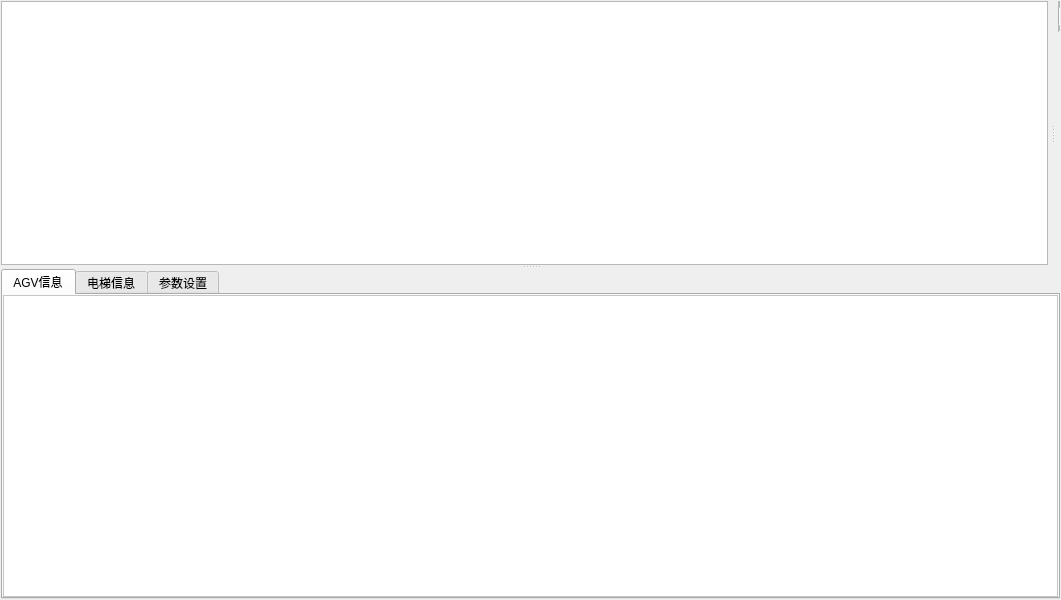
<?xml version="1.0" encoding="UTF-8"?>
<ui version="4.0">
 <class>SubWidget</class>
 <widget class="QWidget" name="SubWidget">
  <property name="geometry">
   <rect>
    <x>0</x>
    <y>0</y>
    <width>1061</width>
    <height>600</height>
   </rect>
  </property>
  <property name="sizePolicy">
   <sizepolicy hsizetype="Expanding" vsizetype="Expanding">
    <horstretch>0</horstretch>
    <verstretch>0</verstretch>
   </sizepolicy>
  </property>
  <property name="sizeIncrement">
   <size>
    <width>0</width>
    <height>0</height>
   </size>
  </property>
  <property name="mouseTracking">
   <bool>true</bool>
  </property>
  <property name="focusPolicy">
   <enum>Qt::NoFocus</enum>
  </property>
  <property name="windowTitle">
   <string>Form</string>
  </property>
  <layout class="QGridLayout" name="gridLayout_2">
   <property name="leftMargin">
    <number>1</number>
   </property>
   <property name="topMargin">
    <number>1</number>
   </property>
   <property name="rightMargin">
    <number>1</number>
   </property>
   <property name="bottomMargin">
    <number>1</number>
   </property>
   <property name="spacing">
    <number>1</number>
   </property>
   <item row="0" column="0">
    <widget class="QSplitter" name="splitter_3">
     <property name="orientation">
      <enum>Qt::Vertical</enum>
     </property>
     <widget class="QSplitter" name="splitter_2">
      <property name="orientation">
       <enum>Qt::Horizontal</enum>
      </property>
      <property name="handleWidth">
       <number>10</number>
      </property>
      <widget class="DrawView" name="graphicsView">
       <property name="sizePolicy">
        <sizepolicy hsizetype="Expanding" vsizetype="Expanding">
         <horstretch>0</horstretch>
         <verstretch>0</verstretch>
        </sizepolicy>
       </property>
       <property name="mouseTracking">
        <bool>false</bool>
       </property>
      </widget>
      <widget class="QSplitter" name="SubSplitterConnect">
       <property name="sizePolicy">
        <sizepolicy hsizetype="Minimum" vsizetype="Minimum">
         <horstretch>0</horstretch>
         <verstretch>0</verstretch>
        </sizepolicy>
       </property>
       <property name="orientation">
        <enum>Qt::Vertical</enum>
       </property>
       <property name="handleWidth">
        <number>2</number>
       </property>
       <widget class="QFrame" name="frame">
        <property name="sizePolicy">
         <sizepolicy hsizetype="Minimum" vsizetype="Minimum">
          <horstretch>0</horstretch>
          <verstretch>0</verstretch>
         </sizepolicy>
        </property>
        <property name="maximumSize">
         <size>
          <width>16777215</width>
          <height>30</height>
         </size>
        </property>
        <property name="frameShape">
         <enum>QFrame::StyledPanel</enum>
        </property>
        <property name="frameShadow">
         <enum>QFrame::Raised</enum>
        </property>
        <widget class="QComboBox" name="tcp_lineEdit">
         <property name="geometry">
          <rect>
           <x>0</x>
           <y>5</y>
           <width>160</width>
           <height>21</height>
          </rect>
         </property>
         <property name="contextMenuPolicy">
          <enum>Qt::DefaultContextMenu</enum>
         </property>
         <property name="styleSheet">
          <string notr="true"/>
         </property>
         <property name="editable">
          <bool>true</bool>
         </property>
         <property name="text" stdset="0">
          <string/>
         </property>
        </widget>
        <widget class="QPushButton" name="tcp_connect_Button">
         <property name="geometry">
          <rect>
           <x>165</x>
           <y>5</y>
           <width>60</width>
           <height>20</height>
          </rect>
         </property>
         <property name="styleSheet">
          <string notr="true"/>
         </property>
         <property name="text">
          <string>连 接</string>
         </property>
        </widget>
        <widget class="QPushButton" name="tcp_disconnect_Button">
         <property name="geometry">
          <rect>
           <x>165</x>
           <y>5</y>
           <width>60</width>
           <height>20</height>
          </rect>
         </property>
         <property name="styleSheet">
          <string notr="true"/>
         </property>
         <property name="text">
          <string>断 开</string>
         </property>
        </widget>
        <widget class="QPushButton" name="mysteriousButton">
         <property name="geometry">
          <rect>
           <x>230</x>
           <y>5</y>
           <width>41</width>
           <height>21</height>
          </rect>
         </property>
         <property name="styleSheet">
          <string notr="true">background-color: rgba(0, 0, 0,0);
border:none;</string>
         </property>
         <property name="text">
          <string/>
         </property>
        </widget>
        <widget class="QPushButton" name="stop_playback_Button">
         <property name="geometry">
          <rect>
           <x>165</x>
           <y>5</y>
           <width>60</width>
           <height>20</height>
          </rect>
         </property>
         <property name="styleSheet">
          <string notr="true"/>
         </property>
         <property name="text">
          <string>停止回放</string>
         </property>
        </widget>
        <widget class="QPushButton" name="proto_tcp_connect_Button">
         <property name="geometry">
          <rect>
           <x>165</x>
           <y>5</y>
           <width>60</width>
           <height>20</height>
          </rect>
         </property>
         <property name="styleSheet">
          <string notr="true"/>
         </property>
         <property name="text">
          <string>连 接</string>
         </property>
        </widget>
       </widget>
       <widget class="QtTreePropertyBrowser" name="propertyEditor" native="true">
        <property name="sizePolicy">
         <sizepolicy hsizetype="Preferred" vsizetype="Preferred">
          <horstretch>0</horstretch>
          <verstretch>0</verstretch>
         </sizepolicy>
        </property>
        <property name="maximumSize">
         <size>
          <width>16777215</width>
          <height>16777215</height>
         </size>
        </property>
       </widget>
      </widget>
     </widget>
     <widget class="QTabWidget" name="tabWidget">
      <property name="currentIndex">
       <number>0</number>
      </property>
      <widget class="QWidget" name="tab">
       <attribute name="title">
        <string>AGV信息</string>
       </attribute>
       <layout class="QGridLayout" name="gridLayout">
        <property name="leftMargin">
         <number>0</number>
        </property>
        <property name="topMargin">
         <number>0</number>
        </property>
        <property name="rightMargin">
         <number>0</number>
        </property>
        <property name="bottomMargin">
         <number>0</number>
        </property>
        <item row="0" column="0">
         <widget class="QTableWidget" name="carInfo_tableWidget">
          <property name="sizePolicy">
           <sizepolicy hsizetype="Preferred" vsizetype="Expanding">
            <horstretch>0</horstretch>
            <verstretch>0</verstretch>
           </sizepolicy>
          </property>
          <property name="maximumSize">
           <size>
            <width>16777215</width>
            <height>16777215</height>
           </size>
          </property>
          <property name="sizeIncrement">
           <size>
            <width>0</width>
            <height>0</height>
           </size>
          </property>
          <property name="baseSize">
           <size>
            <width>0</width>
            <height>161</height>
           </size>
          </property>
          <property name="styleSheet">
           <string notr="true">QTableWidget::item:selected
{
    background:rgb(0,0,100);
    color:white;
}
QTableWidget
{
    background-color: rgb(255, 255, 255);
    alternate-background-color:#F2F8FF;

}
</string>
          </property>
          <property name="lineWidth">
           <number>0</number>
          </property>
          <property name="editTriggers">
           <set>QAbstractItemView::NoEditTriggers</set>
          </property>
          <property name="alternatingRowColors">
           <bool>true</bool>
          </property>
          <attribute name="horizontalHeaderMinimumSectionSize">
           <number>75</number>
          </attribute>
          <attribute name="horizontalHeaderDefaultSectionSize">
           <number>75</number>
          </attribute>
          <attribute name="verticalHeaderMinimumSectionSize">
           <number>25</number>
          </attribute>
          <attribute name="verticalHeaderDefaultSectionSize">
           <number>25</number>
          </attribute>
         </widget>
        </item>
       </layout>
      </widget>
      <widget class="QWidget" name="tab_lift">
       <attribute name="title">
        <string>电梯信息</string>
       </attribute>
       <layout class="QGridLayout" name="gridLayout_4">
        <item row="0" column="0">
         <widget class="QTableWidget" name="liftInfo_tableWidget">
          <attribute name="horizontalHeaderDefaultSectionSize">
           <number>82</number>
          </attribute>
          <attribute name="verticalHeaderMinimumSectionSize">
           <number>20</number>
          </attribute>
          <attribute name="verticalHeaderDefaultSectionSize">
           <number>20</number>
          </attribute>
          <column>
           <property name="text">
            <string>电梯序号</string>
           </property>
          </column>
          <column>
           <property name="text">
            <string>当前楼层</string>
           </property>
          </column>
          <column>
           <property name="text">
            <string>运行状态</string>
           </property>
          </column>
          <column>
           <property name="text">
            <string>任务AGV</string>
           </property>
          </column>
          <column>
           <property name="text">
            <string>起始楼层</string>
           </property>
          </column>
          <column>
           <property name="text">
            <string>目标楼层</string>
           </property>
          </column>
          <column>
           <property name="text">
            <string>开门状态</string>
           </property>
          </column>
          <column>
           <property name="text">
            <string>关门状态</string>
           </property>
          </column>
          <column>
           <property name="text">
            <string>空闲状态</string>
           </property>
          </column>
          <column>
           <property name="text">
            <string>内呼数据</string>
           </property>
          </column>
          <column>
           <property name="text">
            <string>外呼数据</string>
           </property>
          </column>
          <column>
           <property name="text">
            <string>电梯IP地址</string>
           </property>
          </column>
          <column>
           <property name="text">
            <string>电梯数据更新时间</string>
           </property>
          </column>
         </widget>
        </item>
       </layout>
      </widget>
      <widget class="QWidget" name="tab_2">
       <attribute name="title">
        <string>参数设置</string>
       </attribute>
       <layout class="QGridLayout" name="gridLayout_3">
        <item row="0" column="5">
         <widget class="QCheckBox" name="checkBox_endId">
          <property name="text">
           <string>目的站点</string>
          </property>
         </widget>
        </item>
        <item row="2" column="10">
         <widget class="QCheckBox" name="checkBox_carVersion">
          <property name="text">
           <string>程序版本</string>
          </property>
         </widget>
        </item>
        <item row="0" column="3">
         <widget class="QCheckBox" name="checkBox_cTime">
          <property name="text">
           <string>充电时间</string>
          </property>
         </widget>
        </item>
        <item row="0" column="7">
         <widget class="QCheckBox" name="checkBox_dir">
          <property name="text">
           <string>行驶方向</string>
          </property>
         </widget>
        </item>
        <item row="0" column="8">
         <widget class="QCheckBox" name="checkBox_speed">
          <property name="text">
           <string>行驶速度</string>
          </property>
         </widget>
        </item>
        <item row="0" column="6">
         <widget class="QCheckBox" name="checkBox_hight">
          <property name="text">
           <string>货叉高度</string>
          </property>
         </widget>
        </item>
        <item row="0" column="4">
         <widget class="QCheckBox" name="checkBox_startId">
          <property name="text">
           <string>起始站点</string>
          </property>
         </widget>
        </item>
        <item row="2" column="3">
         <widget class="QCheckBox" name="checkBox_IPaddr">
          <property name="text">
           <string>IP地址</string>
          </property>
         </widget>
        </item>
        <item row="2" column="8">
         <widget class="QCheckBox" name="checkBox_15min">
          <property name="text">
           <string>15分钟心跳</string>
          </property>
         </widget>
        </item>
        <item row="2" column="6">
         <widget class="QCheckBox" name="checkBox_1min">
          <property name="text">
           <string>1分钟心跳</string>
          </property>
         </widget>
        </item>
        <item row="2" column="0">
         <widget class="QCheckBox" name="checkBox_bSafe">
          <property name="text">
           <string>后安全防护</string>
          </property>
         </widget>
        </item>
        <item row="2" column="12">
         <widget class="QCheckBox" name="checkBox_carCT">
          <property name="text">
           <string>编译时间</string>
          </property>
         </widget>
        </item>
        <item row="0" column="12">
         <widget class="QCheckBox" name="checkBox_fSafe">
          <property name="text">
           <string>前安全防护</string>
          </property>
         </widget>
        </item>
        <item row="0" column="1">
         <widget class="QCheckBox" name="checkBox_battery">
          <property name="text">
           <string>电池电量</string>
          </property>
         </widget>
        </item>
        <item row="0" column="10">
         <widget class="QCheckBox" name="checkBox_curpoint">
          <property name="text">
           <string>当前站点</string>
          </property>
         </widget>
        </item>
        <item row="2" column="5">
         <widget class="QCheckBox" name="checkBox_batteryZD">
          <property name="text">
           <string>电池止当</string>
          </property>
         </widget>
        </item>
        <item row="0" column="0">
         <widget class="QCheckBox" name="checkBox_OL">
          <property name="text">
           <string>在线状态</string>
          </property>
         </widget>
        </item>
        <item row="2" column="7">
         <widget class="QCheckBox" name="checkBox_5min">
          <property name="text">
           <string>5分钟心跳</string>
          </property>
         </widget>
        </item>
        <item row="2" column="4">
         <widget class="QCheckBox" name="checkBox_typeA">
          <property name="text">
           <string>类型(A)</string>
          </property>
         </widget>
        </item>
        <item row="0" column="11">
         <widget class="QCheckBox" name="checkBox_nxtpoint">
          <property name="text">
           <string>下个站点</string>
          </property>
         </widget>
        </item>
        <item row="2" column="11">
         <widget class="QCheckBox" name="checkBox_versionType">
          <property name="text">
           <string>版本类型</string>
          </property>
         </widget>
        </item>
        <item row="2" column="1">
         <widget class="QCheckBox" name="checkBox_forkLight">
          <property name="text">
           <string>货叉光电</string>
          </property>
         </widget>
        </item>
        <item row="3" column="0">
         <widget class="QCheckBox" name="checkBox_xcoord">
          <property name="text">
           <string>X坐标</string>
          </property>
         </widget>
        </item>
        <item row="3" column="1">
         <widget class="QCheckBox" name="checkBox_ycoord">
          <property name="text">
           <string>Y坐标</string>
          </property>
         </widget>
        </item>
        <item row="3" column="3">
         <widget class="QCheckBox" name="checkBox_angle">
          <property name="text">
           <string>车角度</string>
          </property>
         </widget>
        </item>
        <item row="3" column="4">
         <widget class="QCheckBox" name="checkBox_bindarea">
          <property name="text">
           <string>绑定区域</string>
          </property>
         </widget>
        </item>
        <item row="3" column="5">
         <widget class="QCheckBox" name="checkBox_stalimitf">
          <property name="text">
           <string>限定库位</string>
          </property>
         </widget>
        </item>
       </layout>
      </widget>
     </widget>
    </widget>
   </item>
  </layout>
 </widget>
 <customwidgets>
  <customwidget>
   <class>DrawView</class>
   <extends>QGraphicsView</extends>
   <header>drawview.h</header>
  </customwidget>
  <customwidget>
   <class>QtTreePropertyBrowser</class>
   <extends>QWidget</extends>
   <header>qttreepropertybrowser.h</header>
   <container>1</container>
  </customwidget>
 </customwidgets>
 <resources/>
 <connections/>
</ui>
